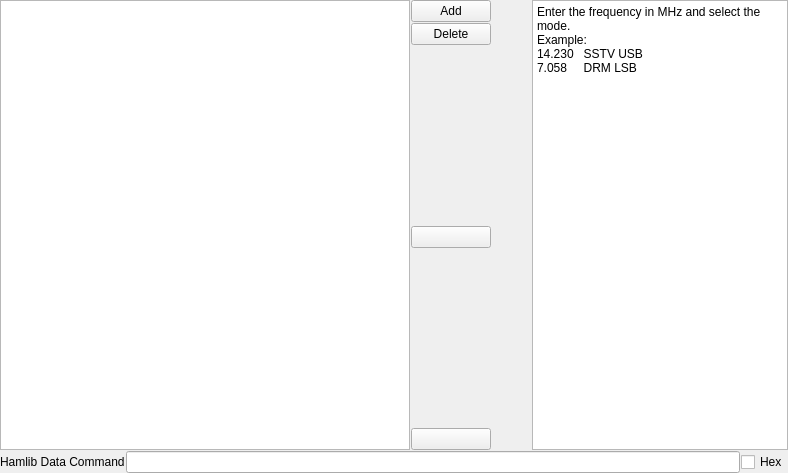
<?xml version="1.0" encoding="UTF-8"?>
<ui version="4.0">
 <class>frequencySelectWidget</class>
 <widget class="QWidget" name="frequencySelectWidget">
  <property name="geometry">
   <rect>
    <x>0</x>
    <y>0</y>
    <width>788</width>
    <height>473</height>
   </rect>
  </property>
  <property name="windowTitle">
   <string>Form</string>
  </property>
  <layout class="QVBoxLayout" name="verticalLayout" stretch="2,0">
   <property name="spacing">
    <number>1</number>
   </property>
   <property name="leftMargin">
    <number>0</number>
   </property>
   <property name="topMargin">
    <number>0</number>
   </property>
   <property name="rightMargin">
    <number>0</number>
   </property>
   <property name="bottomMargin">
    <number>0</number>
   </property>
   <item>
    <layout class="QHBoxLayout" name="horizontalLayout" stretch="1,0,0,0">
     <item>
      <widget class="QTableWidget" name="tableWidget"/>
     </item>
     <item>
      <layout class="QVBoxLayout" name="verticalLayout_13">
       <item>
        <widget class="QPushButton" name="addFreqPushButton">
         <property name="text">
          <string>Add</string>
         </property>
        </widget>
       </item>
       <item>
        <widget class="QPushButton" name="deleteFreqPushButton">
         <property name="text">
          <string>Delete</string>
         </property>
        </widget>
       </item>
       <item>
        <spacer name="verticalSpacer">
         <property name="orientation">
          <enum>Qt::Vertical</enum>
         </property>
         <property name="sizeHint" stdset="0">
          <size>
           <width>20</width>
           <height>13</height>
          </size>
         </property>
        </spacer>
       </item>
       <item>
        <widget class="QPushButton" name="moveUpFreqPushButton">
         <property name="focusPolicy">
          <enum>Qt::StrongFocus</enum>
         </property>
         <property name="text">
          <string/>
         </property>
         <property name="icon">
          <iconset resource="../qsstv.qrc">
           <normaloff>:/icons/up.png</normaloff>:/icons/up.png</iconset>
         </property>
        </widget>
       </item>
       <item>
        <spacer name="verticalSpacer_2">
         <property name="orientation">
          <enum>Qt::Vertical</enum>
         </property>
         <property name="sizeHint" stdset="0">
          <size>
           <width>20</width>
           <height>18</height>
          </size>
         </property>
        </spacer>
       </item>
       <item>
        <widget class="QPushButton" name="moveDownFreqPushButton">
         <property name="focusPolicy">
          <enum>Qt::StrongFocus</enum>
         </property>
         <property name="text">
          <string/>
         </property>
         <property name="icon">
          <iconset resource="../qsstv.qrc">
           <normaloff>:/icons/down.png</normaloff>:/icons/down.png</iconset>
         </property>
        </widget>
       </item>
      </layout>
     </item>
     <item>
      <spacer name="horizontalSpacer">
       <property name="orientation">
        <enum>Qt::Horizontal</enum>
       </property>
       <property name="sizeHint" stdset="0">
        <size>
         <width>40</width>
         <height>20</height>
        </size>
       </property>
      </spacer>
     </item>
     <item>
      <widget class="QPlainTextEdit" name="plainTextEdit">
       <property name="readOnly">
        <bool>true</bool>
       </property>
       <property name="plainText">
        <string>Enter the frequency in MHz and select the mode.
Example:
14.230   SSTV USB
7.058     DRM LSB</string>
       </property>
      </widget>
     </item>
    </layout>
   </item>
   <item>
    <layout class="QHBoxLayout" name="horizontalLayout_2">
     <item>
      <widget class="QLabel" name="label">
       <property name="text">
        <string>Hamlib Data Command</string>
       </property>
      </widget>
     </item>
     <item>
      <widget class="QLineEdit" name="additionalCommandLineEdit"/>
     </item>
     <item>
      <widget class="QCheckBox" name="additionalCommandHexCheckBox">
       <property name="text">
        <string>Hex</string>
       </property>
      </widget>
     </item>
    </layout>
   </item>
  </layout>
 </widget>
 <resources>
  <include location="../qsstv.qrc"/>
 </resources>
 <connections/>
</ui>
